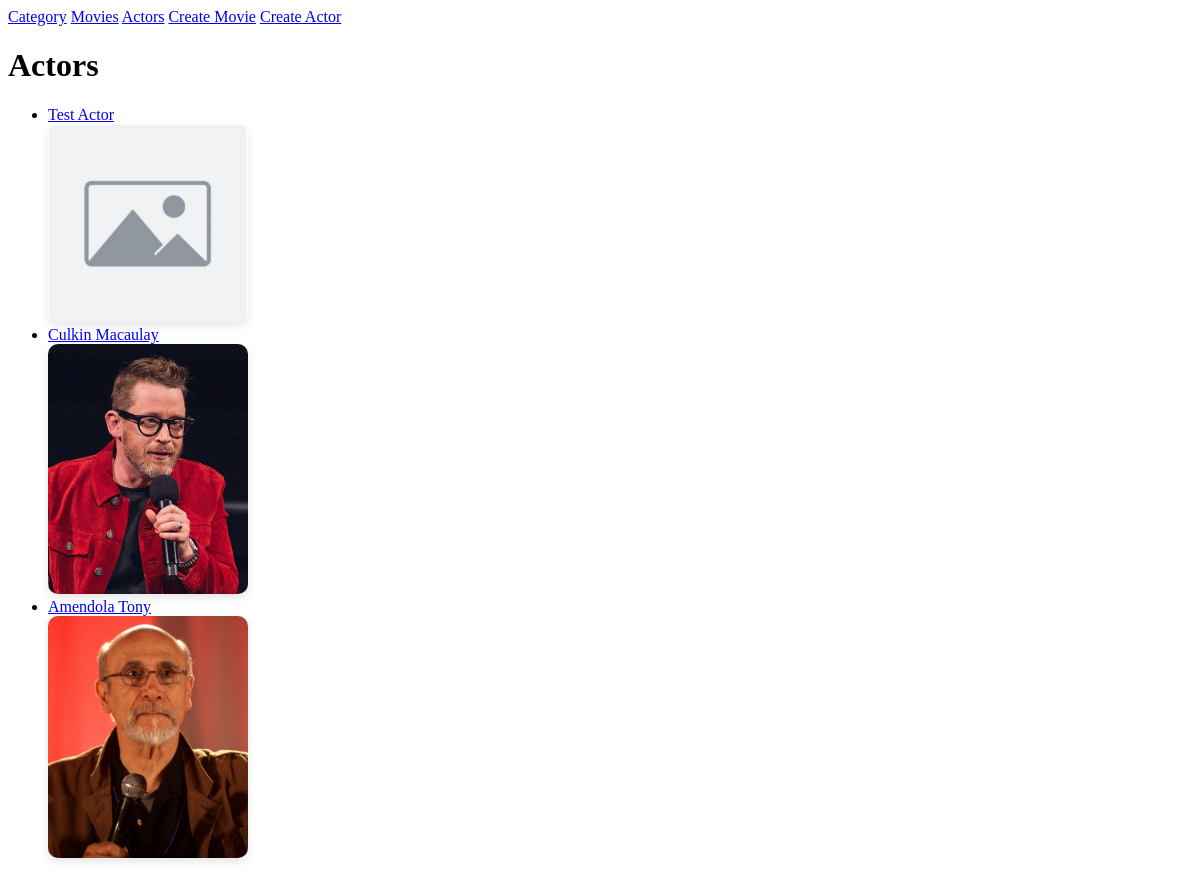
/actors/, run on an earlier commit of the app's database.
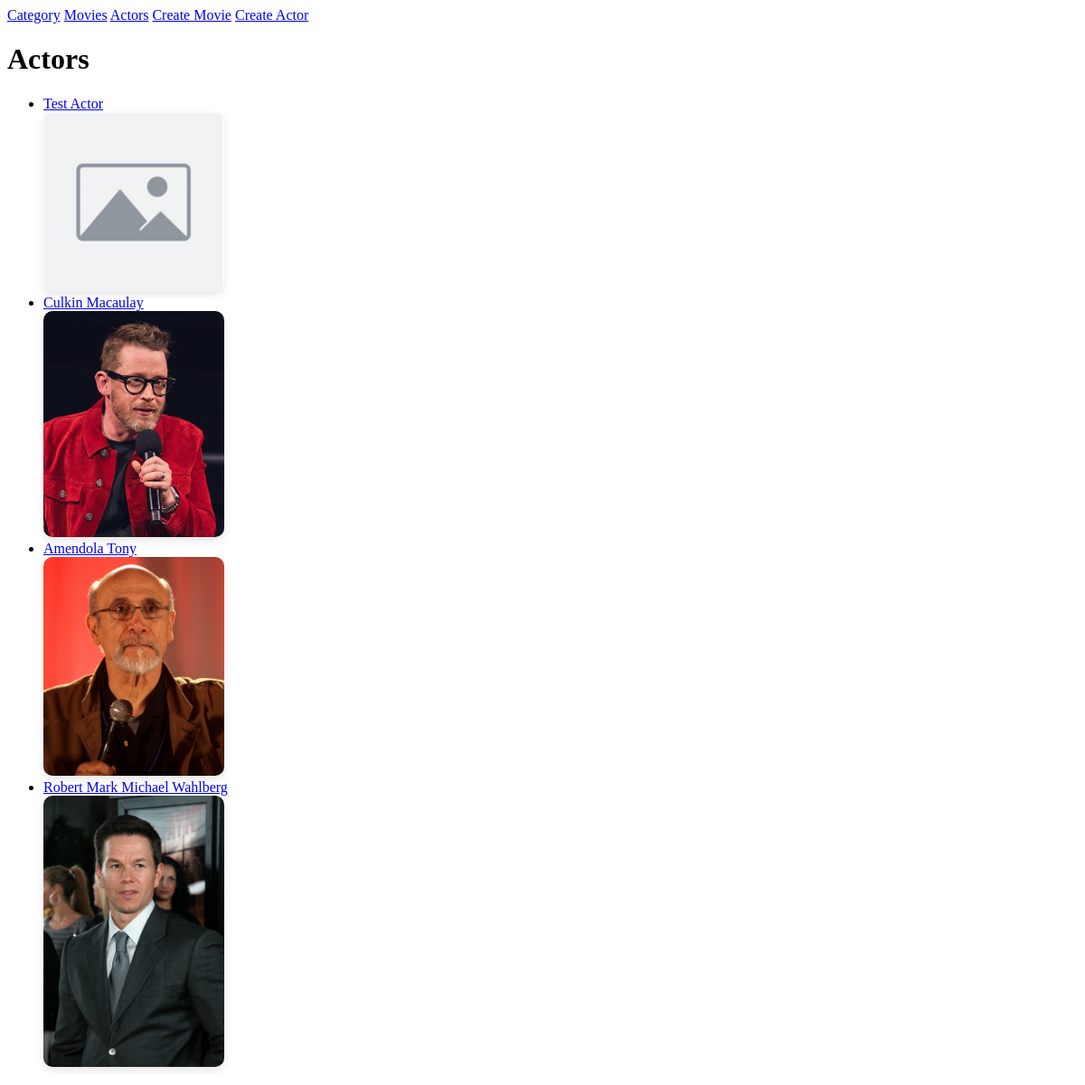
And on a later commit of the database.
### main/models.py (models this page shows, shortened)
class Actor(models.Model):
    last_name = models.CharField(max_length=50)
    first_name = models.CharField(max_length=50)
    middle_name = models.CharField(max_length=50, blank=True)
    birth_date = models.DateField()
    description = models.TextField(blank=True)
    slug = models.SlugField(unique=True, blank=True)
    photo = models.ImageField(upload_to='actors_photo/', blank=True, null=True)
    def __str__(self):
        middle_name = '' if self.middle_name == '' else self.middle_name
        return f'{self.last_name} {self.first_name} {middle_name}'

### main/views.py (the view)
# urls.py: path('actors/', views.ActorListView.as_view(), name='actors_list'),
class ActorListView(ListView):
    template_name = 'main/actors-list.html'
    model = models.Actor
    context_object_name = 'actors'

### main/templates/main/actors-list.html (shortened to what this page needs)
{% extends 'main/base.html' %}
{% load static %}
{% block body %}
	<h1>Actors</h1>
    <ul>
        {% for actor in actors %}
            <li>
                <a href="{% url 'main:actor_detail' actor_slug=actor.slug %}">{{ actor }}</a>
            </li>
            {% if actor.photo %}
                <img src="{{ actor.photo.url }}" width="200" alt="Photo {{ actor }}" style="border-radius: 10px; box-shadow: 0 4px 8px rgba(0,0,0,0.1);" />
            {% else %}
                <img src="{% static 'images/no-photo.png' %}" width="200" alt="No Photo" style="border-radius: 10px; box-shadow: 0 4px 8px rgba(0,0,0,0.1);" />
            {% endif %}
        {% endfor %}
    </ul>
{% endblock %}

What changed in the data, as far as the page shows it:
added Actor: middle_name+last_name+first_name "Robert Mark Michael Wahlberg", photo (picture)
